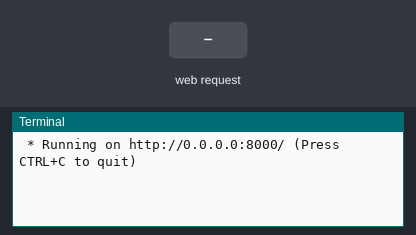
Bench run of a program on a simulated Raspberry Pi (BCM pin numbers). On the bench: the last lines printed to the terminal. The inputs (shaded band) are chosen by the test bench. The camera gives no picture and a still takes 0.5 s; the clock reads 2024-03-15 10:24:30 at power-on unless the program sets it.

Above: at 1.2 s.
1.3 s: HTTP request for / received
At 1.8 s:
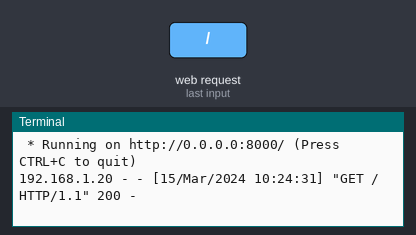
2.8 s: HTTP request for /get_frame received
At 4.6 s:
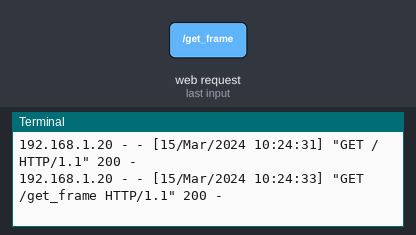

Measured:
- after the input at 1.3 s, the terminal: prints a new line at once (image 1)
- after the input at 2.8 s, the terminal: prints a new line after 0.51 s (image 2)

The program:

pythonserver.py
```python
from picamera import PiCamera
from flask import Flask, Response, render_template, send_file
import io

app = Flask(__name__)

camera = PiCamera()
camera.resolution = (320, 240)
camera.framerate = 30

last_frame = None

@app.route('/')
def index():
    return render_template('index.html')

def gen_frames():
    while True:
        stream = io.BytesIO()
        camera.capture(stream, 'jpeg', use_video_port=True)
        stream.seek(0)
        last_frame = stream.getvalue()
        yield (b'--frame\r\n'
               b'Content-Type: image/jpeg\r\n\r\n' + last_frame + b'\r\n')

@app.route('/video_feed')
def video_feed():
    return Response(gen_frames(), mimetype='multipart/x-mixed-replace; boundary=frame')

@app.route('/get_frame')
def get_frame():
    stream = io.BytesIO()
    camera.capture(stream, 'jpeg', use_video_port=True)
    stream.seek(0)
    last_frame = stream.getvalue()
    if last_frame is not None:
        return send_file(io.BytesIO(last_frame), mimetype='image/jpeg')
    else:
        return 'No frame captured yet'

if __name__ == '__main__':
    app.run(host='0.0.0.0', port=8000, threaded=True)
```
